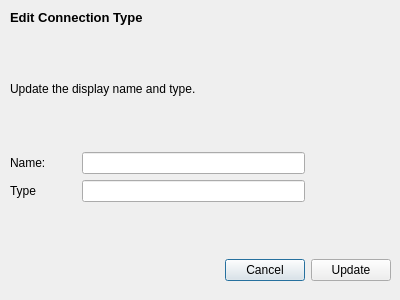
<?xml version="1.0" encoding="UTF-8"?>
<ui version="4.0">
 <class>Dialog</class>
 <widget class="QDialog" name="Dialog">
  <property name="windowModality">
   <enum>Qt::WindowModality::WindowModal</enum>
  </property>
  <property name="geometry">
   <rect>
    <x>0</x>
    <y>0</y>
    <width>400</width>
    <height>300</height>
   </rect>
  </property>
  <property name="windowTitle">
   <string>Edit Connection Type</string>
  </property>
  <widget class="QWidget" name="">
   <property name="geometry">
    <rect>
     <x>10</x>
     <y>10</y>
     <width>381</width>
     <height>271</height>
    </rect>
   </property>
   <layout class="QGridLayout" name="gridLayout">
    <item row="0" column="0" colspan="3">
     <widget class="QLabel" name="label">
      <property name="font">
       <font>
        <pointsize>10</pointsize>
        <bold>true</bold>
       </font>
      </property>
      <property name="text">
       <string>Edit Connection Type</string>
      </property>
     </widget>
    </item>
    <item row="1" column="0">
     <spacer name="verticalSpacer_2">
      <property name="orientation">
       <enum>Qt::Orientation::Vertical</enum>
      </property>
      <property name="sizeHint" stdset="0">
       <size>
        <width>20</width>
        <height>40</height>
       </size>
      </property>
     </spacer>
    </item>
    <item row="2" column="0" colspan="4">
     <widget class="QLabel" name="label_2">
      <property name="text">
       <string>Update the display name and type.</string>
      </property>
     </widget>
    </item>
    <item row="3" column="0">
     <spacer name="verticalSpacer_3">
      <property name="orientation">
       <enum>Qt::Orientation::Vertical</enum>
      </property>
      <property name="sizeHint" stdset="0">
       <size>
        <width>20</width>
        <height>40</height>
       </size>
      </property>
     </spacer>
    </item>
    <item row="6" column="1">
     <spacer name="verticalSpacer">
      <property name="orientation">
       <enum>Qt::Orientation::Vertical</enum>
      </property>
      <property name="sizeHint" stdset="0">
       <size>
        <width>20</width>
        <height>40</height>
       </size>
      </property>
     </spacer>
    </item>
    <item row="7" column="3">
     <widget class="QPushButton" name="pushButton">
      <property name="text">
       <string>Cancel</string>
      </property>
     </widget>
    </item>
    <item row="7" column="4">
     <widget class="QPushButton" name="pushButton_2">
      <property name="text">
       <string>Update</string>
      </property>
     </widget>
    </item>
    <item row="4" column="0">
     <widget class="QLabel" name="label_3">
      <property name="text">
       <string>Name:</string>
      </property>
     </widget>
    </item>
    <item row="5" column="0">
     <widget class="QLabel" name="label_4">
      <property name="text">
       <string>Type</string>
      </property>
     </widget>
    </item>
    <item row="4" column="1" colspan="3">
     <widget class="QLineEdit" name="lineEdit"/>
    </item>
    <item row="5" column="1" colspan="3">
     <widget class="QLineEdit" name="lineEdit_2"/>
    </item>
   </layout>
  </widget>
 </widget>
 <resources/>
 <connections/>
</ui>
